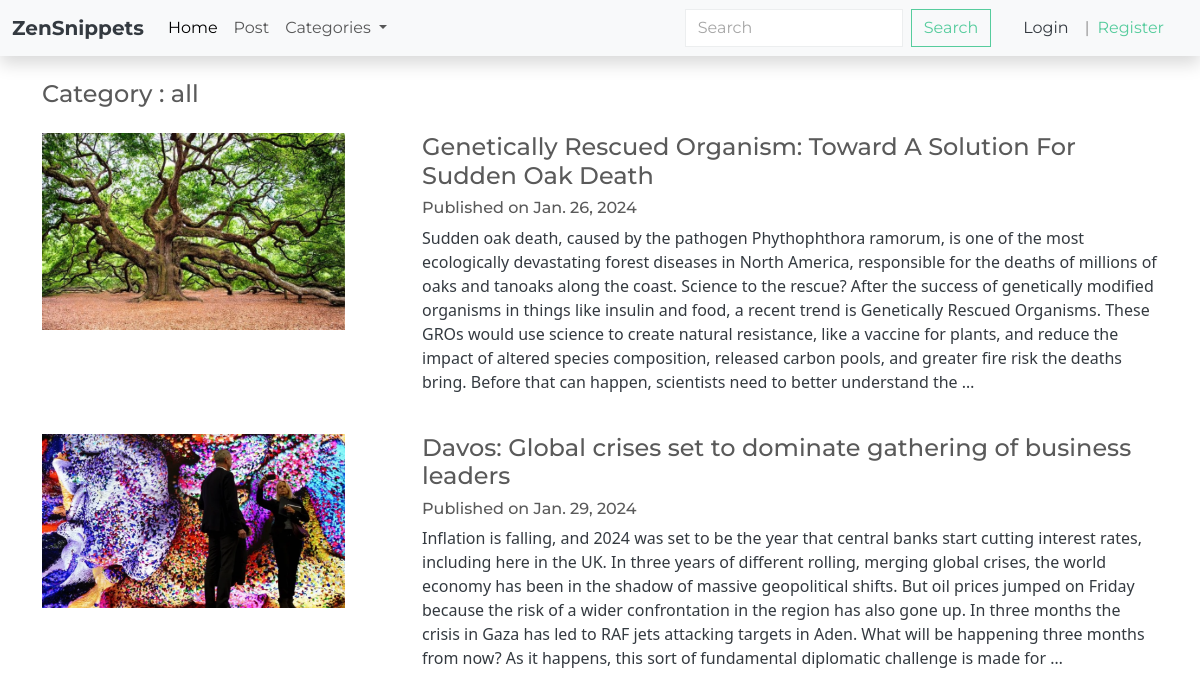
The page /article/category/0/ on the database as committed earlier.
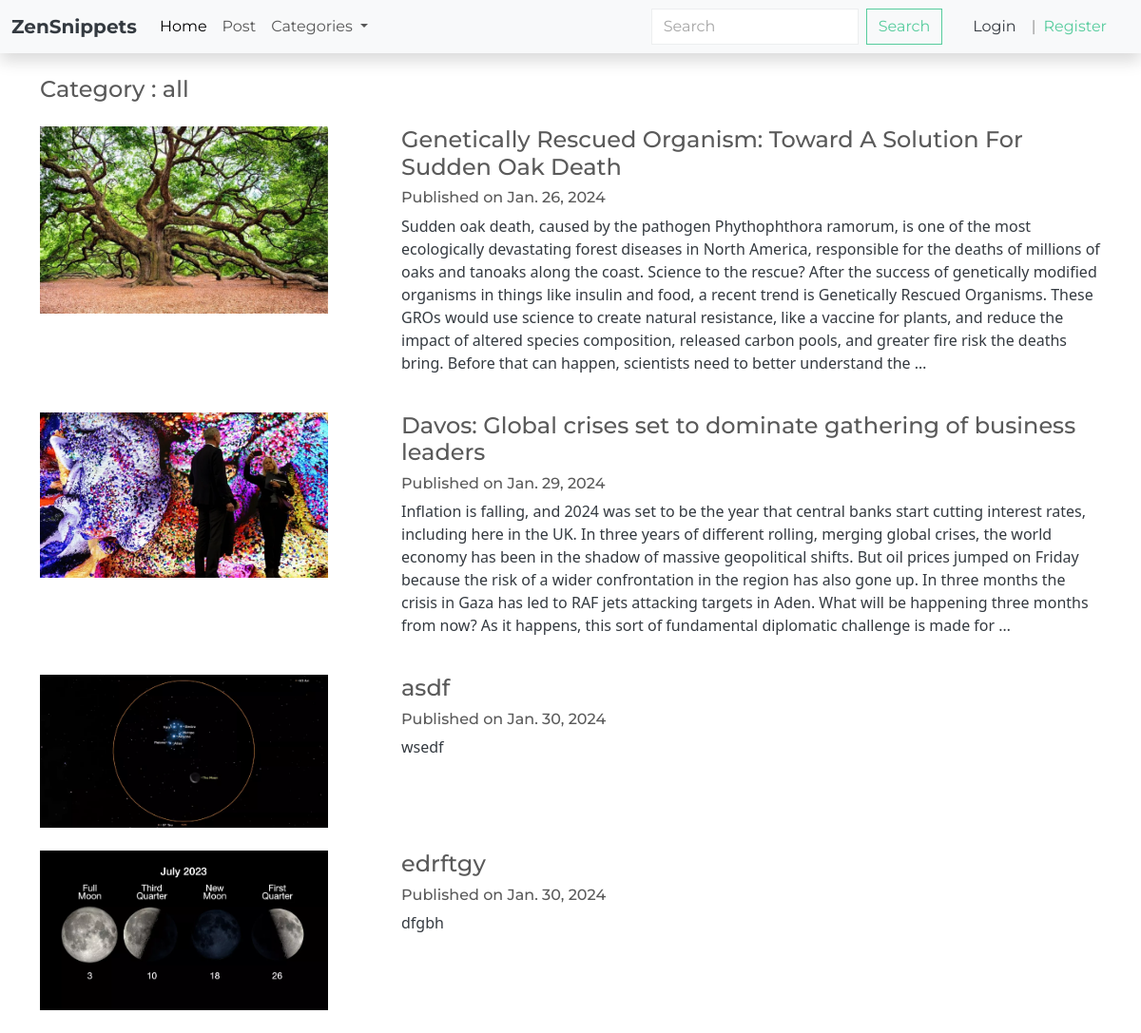
The same page on the database as committed later.
### article/models.py (models this page shows, shortened)
class Article(models.Model):
    category = models.ForeignKey(Category, on_delete = models.CASCADE, default = 1 )
    title = models.CharField(max_length=100)
    content = models.TextField(max_length = 2000)
    img = models.ImageField(upload_to='article_images/', default= 'default_img.jpg')
    pub_date = models.DateField(auto_now= True)

### article/views.py (the view, shortened to what this page needs)
# urls.py: path('article/category/<int:pk>/', categorised_article, name='categorised_article'),
def categorised_article(request, pk):
    if pk == 0:
        articles = Article.objects.all()
        context = {
            'articles': articles,
            'category' : 'all'
            }
    return render(request, 'article/categorised_article.html', context)

### article/models.py (called while the page is built)
    def __str__(self):
        return self.name

### article/views.py (called while the page is built)
def categories(request):
    categories = Category.objects.all()
    return {
        'categories': categories,
    }

### article/templates/article/categorised_article.html
{% extends "base.html" %}
{% block content %}
<div class="container">
    <h4 class='my-4'>Category : {{category}}</h4>
    <div class="">
        {% for article in articles %}
            <a class="row text-decoration-none text-dark my-4" href="{% url "article:single_article" article.id %}">
                <div class="image col-4">
                    <img style="width:85%" src="{{article.img.url}}" alt="">
                </div>
                <div class="contents col-8">
                    <h4>{{article.title}}</h4>
                    <h6>Published on {{ article.pub_date }}</h6>
                    <p>{{article.content | truncatewords:100 }}</p>
                </div>
            </a>
        {% endfor %}
    </div>
</div>
{% endblock content %}

Rows that differ between the two databases and show on the page:
added Article: img (picture), title "asdf", pub_date "Jan. 30, 2024", content "wsedf"
added Article: img (picture), title "edrftgy", pub_date "Jan. 30, 2024", content "dfgbh"
